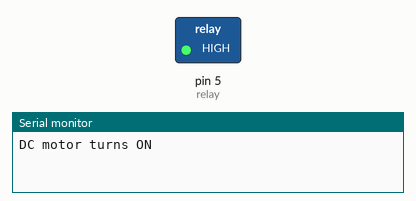
Bench run of a sketch on a simulated Arduino Uno, built with avr-gcc and run on an emulated ATmega328P. Shown: switched loads named in the sketch (green lamp = pin HIGH), the last lines printed to the serial monitor.

Above: at 2.5 s.
At 7.5 s:
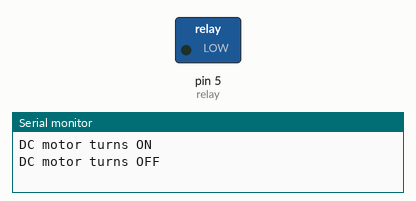
Timing chart, 0 to 13.0 s (numbered marks = the images above):
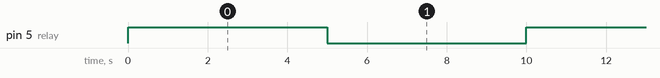

The sketch:

dc_motor_relay.ino
```cpp
const int relay=5;

void setup(){
  pinMode(relay,OUTPUT);
  Serial.begin(9600);
}
void loop(){
  digitalWrite(relay,HIGH);
  Serial.println("DC motor turns ON");
  delay(5000);

  digitalWrite(relay,LOW);
  Serial.println("DC motor turns OFF");
  delay(5000);
}
```

Measured:
- by itself, pin 5 (relay): alternates HIGH for 5.0 s and LOW for 5.0 s
